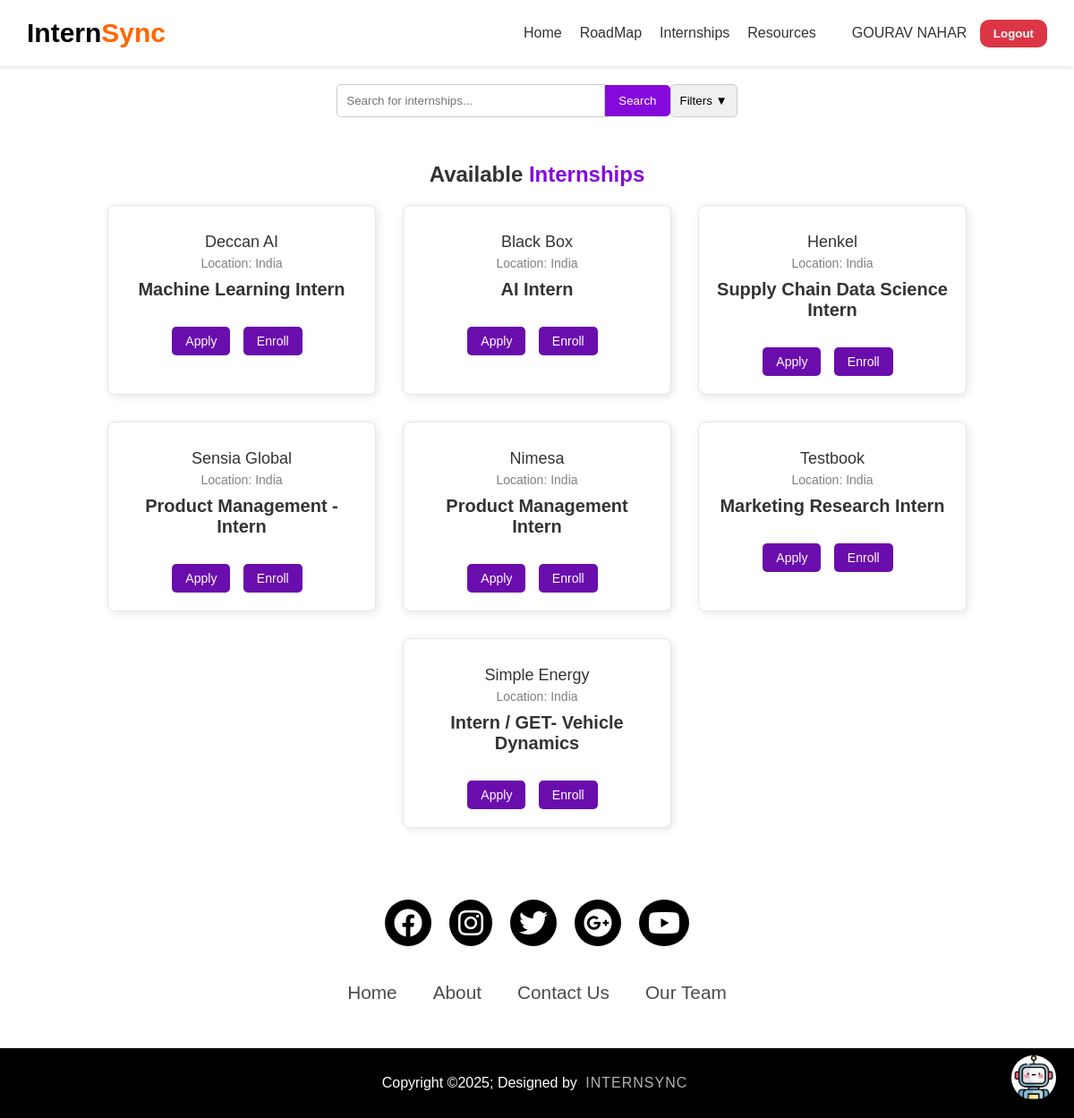
Page /list_intern (signed in) on the committed database.
### tables this page shows
CREATE TABLE "courses" (
	"id"	INTEGER UNIQUE,
	"role"	TEXT NOT NULL UNIQUE,
	"company"	TEXT NOT NULL UNIQUE,
	"link"	TEXT NOT NULL UNIQUE,
	PRIMARY KEY("id" AUTOINCREMENT)
);

### Main.py (the view)
@app.route('/list_intern')
def list_intern():
    if "user_id" not in session:
        return redirect(url_for("login"))
    conn = connect_db()
    jobs = conn.execute('SELECT role, company, link FROM courses').fetchall()
    conn.close()
    print("Fetched jobs:", jobs)  # Debugging
    return render_template('list_intern.html', courses=jobs)

### templates/list_intern.html (shortened to what this page needs)
<!DOCTYPE html>
<html lang="en">
<head>
    <link rel="stylesheet" href="{{ url_for('static', filename='header_logged.css') }}">
    <link rel="stylesheet" href="{{ url_for('static', filename='footer.css') }}">
    <link rel="stylesheet" href="{{ url_for('static', filename='list_intern.css') }}">
    <link rel="stylesheet" href="{{ url_for('static', filename='internship.css') }}">
</head>
<body>
    <header>
        <div class="logo" style="text-align: left">Intern<span>Sync</span></div>
        <nav style="margin-right: 30px;" class="main-nav">
            <a href="{{ url_for('home_logged_in') }}">Home</a>
            <a href="https://roadmap.sh/">RoadMap</a>
            <a href="{{ url_for('list_intern') }}">Internships</a>
            <a href="{{ url_for('resources') }}">Resources</a>
        </nav>
        <div class="user-info">
            <span style="margin-left: 10px;" class="username">{{ session['username'] }}</span>
            <form action="{{ url_for('logout') }}" method="GET" style="display: inline;">
                <button type="submit" class="logout-button">Logout</button>
            </form>
        </div>
    </header>
    <div class="search-container">
        <form id="search-form" action="/search" method="POST" class="search-form">
            <input type="text" name="query" placeholder="Search for internships..." required class="search-input">
            <button type="submit" class="search-button" onclick="storeQuery()">Search</button>
            <button type="button" class="filter-toggle" onclick="toggleFilters()">Filters ▼</button>
        </form>
    </div>
    <section class="internships">
        <h2>Available <span>Internships</span></h2>
        <div class="cards-container">
            {% if courses %}
                {% for job in courses %}
                <div class="card">
                    <div>
                        <h1 class="company-name">{{ job.company }}</h1>
                        <p class="location">Location: {{ job.location or "India" }}</p>
                    </div>
                    <div>
                        <h1 class="job-title">{{ job.role }}</h1>
                    </div>
                    <div style="margin-top: 15px;">
                        <a href="{{ job.link }}" target="_blank" class="apply-button">Apply</a>
                        <button class="enroll-button" onclick="enroll()">Enroll</button>
                    </div>
                </div>
                {% endfor %}
            {% else %}
                <p class="no-internships">No internships found. Please try a different search.</p>
            {% endif %}
        </div>
    </section>
    {% include 'Footer.html' %}
    {% include 'Chat_front.html' %}
</body>
</html>

### templates/Footer.html (shortened to what this page needs)
<!DOCTYPE html>
<html lang="en">
<head>
    <link rel="stylesheet" href="{{ url_for('static', filename='footer.css') }}">
    <link rel="stylesheet" href="assets/css/font-awesome.min.css">
    <link rel="stylesheet" href="https://cdnjs.cloudflare.com/ajax/libs/font-awesome/6.0.0-beta3/css/all.min.css">
</head>
<body>
    <footer>
        <div class="footerContainer">
            <div class="socialIcons">
                <a href=""><i class="fa-brands fa-facebook"></i></a>
                <a href=""><i class="fa-brands fa-instagram"></i></a>
                <a href=""><i class="fa-brands fa-twitter"></i></a>
                <a href=""><i class="fa-brands fa-google-plus"></i></a>
                <a href=""><i class="fa-brands fa-youtube"></i></a>
            </div>
            <div class="footerNav">
                <ul><li><a href="">Home</a></li>
                    <li><a href="">About</a></li>
                    <li><a href="">Contact Us</a></li>
                    <li><a href="">Our Team</a></li>
                </ul>
            </div>
        </div>
        <div class="footerBottom">
            <p>Copyright &copy;2025; Designed by <span class="designer">InternSync</span></p>
        </div>
    </footer>
</body>
</html>

### templates/Chat_front.html (shortened to what this page needs)
<!DOCTYPE html>
<html lang="en">
<head>
</head>
<body>
    <div class="chat-icon" onclick="toggleChat()">
        <img src="{{ url_for('static', filename='images.png') }}" alt="Chat Icon">
    </div>
</body>
</html>

### static/header_logged.css (style rules this page uses)
* { margin : 0; padding : 0; box-sizing: border-box; font-family: Arial, sans-serif; }
body { background-color: white; color : #000; text-align: center; }
header { display: flex; justify-content : space-between; align-items: center; padding : 20px 30px; }
.logo { flex : 1; font-size: 30px; font-weight: bold; color : #000; }
.logo span { color : #ff6600; }
.main-nav { display: flex; margin : auto; margin-left: 400px; margin-right: 30px; text-align: right; gap: -60px; }
.main-nav a { margin-left: 40px; }
nav a { text-decoration:none; color : black; font-weight: 500; }

### static/footer.css (style rules this page uses)
* { padding: 0; margin: 0; box-sizing: border-box; }
footer { background-color: white; }
.footerContainer { width: 100%; padding: 70px 30px 20px ; }
.socialIcons { display: flex; justify-content: center; }
.socialIcons a { text-decoration: none; padding: 10px; background-color: black; margin: 10px; border-radius: 50%; }
.socialIcons a i { font-size: 2em; color: black; opacity: 0,9; }
.socialIcons a i { color: white; transition: 0.5s; }
.footerNav { margin: 30px 0; }
.footerNav ul { display: flex; justify-content: center; list-style-type: none; }
.footerNav ul li a { color:black; margin: 20px; text-decoration: none; font-size: 1.3em; opacity: 0.7; transition: 0.5s; }
.footerBottom { background-color: #000; padding: 20px; text-align: center; }
.footerBottom p { color: white; }
.designer { opacity: 0.7; text-transform: uppercase; letter-spacing: 1px; font-weight: 400; margin: 0px 5px; }

### static/list_intern.css (style rules this page uses)
* { margin: 0; padding: 0; box-sizing: border-box; font-family: Arial, sans-serif; }
body { background-color: #f4f4f4; color: #333; }
header { display: flex; justify-content: space-between; align-items: center; padding: 20px 30px; background-color: #fff; box-shadow: 0 2px 4px rgba(0, 0, 0, 0.1); }
.logo { font-size: 30px; font-weight: bold; color: #000; }
.logo span { color: #ff6600; }
.main-nav { margin-right: auto; margin-left: 20px; text-align: right; }
.main-nav a { margin-left: 20px; text-decoration: none; color: #333; font-weight: 500; }
h1 { font-size: 36px; margin-top: 10px; font-weight: bold; }
p { margin: 10px 0; }
.internships { margin-top: 50px; text-align: center; }
h2 { font-size: 24px; font-weight: bold; }
h2 span { color: #840adb; }
.cards-container { display: flex; flex-wrap: wrap; justify-content: center; gap: 20px; margin-top: 20px; }
.card { background-color: white; border: 1px solid #e5e7eb; border-radius: 8px; box-shadow: 2px 2px 10px rgba(0, 0, 0, 0.1); cursor: pointer; width: 300px; text-decoration: none; color: inherit; transition: transform 0.2s ease-in-out; padding: 20px; }
.company-name { font-weight: 500; font-size: 18px; }
.location { font-size: 14px; color: gray; }
.job-title { font-weight: bold; font-size: 20px; margin: 10px 0; }

### static/internship.css (style rules this page uses)
.internships { margin-top: 50px; }
h2 { font-size: 24px; font-weight: bold; }
h2 span { color: #840adb; }
.company, .location { font-size: 14px; margin: 5px 0; color: #666; }
.card { display: block; padding: 20px; border-radius: 8px; box-shadow: 2px 2px 10px rgba(0, 0, 0, 0.1); background-color: white; border: 1px solid #e5e7eb; cursor: pointer; width: 300px; text-decoration: none; color: inherit; transition: transform 0.2s ease-in-out; }
.company-name { font-weight: 500; font-size: 18px; }
.location { font-size: 14px; color: gray; }
.job-title { font-weight: bold; font-size: 20px; margin: 10px 0; }

### templates/list_intern.html (style rules this page uses)
.search-container { display: flex; justify-content: center; align-items: flex-start; margin: 20px 0; gap: 10px; }
.search-form { display: flex; align-items: center; }
.search-input { width: 300px; padding: 10px; border: 1px solid #ccc; border-radius: 5px 0 0 5px; margin: 0; }
.search-button { background-color: #840adb; color: white; border: none; padding: 10px 15px; border-radius: 0 5px 5px 0; cursor: pointer; }
.filter-toggle { background-color: #f0f0f0; border: 1px solid #ccc; border-radius: 5px; padding: 10px; cursor: pointer; }
.logout-button { background-color: #dc3545; color: white; margin-left: 10px; padding: 8px 15px; border-radius: 10px; border: none; cursor: pointer; font-weight: bold; transition: background-color 0.3s; }
.apply-button, .enroll-button { display: inline-block; background: #6a0dad; color: white; padding: 8px 15px; border-radius: 5px; text-decoration: none; font-size: 14px; margin-top: 15px; margin-right: 10px; border: none; cursor: pointer; transition: background-color 0.3s; }
.cards-container { display: flex; flex-wrap: wrap; justify-content: center; gap: 30px; margin-top: 20px; }

### rows in the picture
courses: company "Deccan AI", location "India", role "Machine Learning Intern"
courses: company "Black Box", location "India", role "AI Intern"
courses: company "Henkel", location "India", role "Supply Chain Data Science Intern"
courses: company "Sensia Global", location "India", role "Product Management - Intern"
courses: company "Nimesa", location "India", role "Product Management Intern"
courses: company "Testbook", location "India", role "Marketing Research Intern"
courses: company "Simple Energy", location "India", role "Intern / GET- Vehicle Dynamics"

### other values in the picture
{{ session['username'] }} "GOURAV NAHAR"
